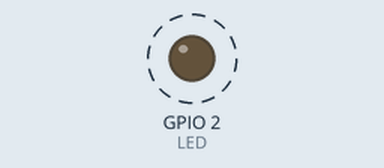
Recording of a sketch running on a simulated ESP32. Parts: output pins drawn as LEDs (lit = HIGH). Dashed ring = blinking. What the sketch prints to the serial monitor is not drawn.

Above: at 0.2 s.
Timing chart, 0 to 3.0 s (numbered marks = the images above):
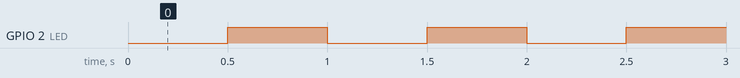

The sketch:

esp32.ino
```cpp
/*
 * Código teste para ESP32
 * Pisca ON Board LED GPIO 2
 * ESP32 Dev Module
 * baud rate --> 921600
 * Chip is ESP32-D0WD-V3 (revision v3.1)
 */

#define LED 2

void setup() {
  // Set pin mode
  pinMode(LED,OUTPUT);
  Serial.begin(921600);
}

void loop() {
  Serial.println("teste");
  delay(500);
  digitalWrite(LED,HIGH);
  delay(500);
  digitalWrite(LED,LOW);
}
```

Measured:
- by itself, GPIO 2 (LED): alternates HIGH for 0.50 s and LOW for 0.50 s
